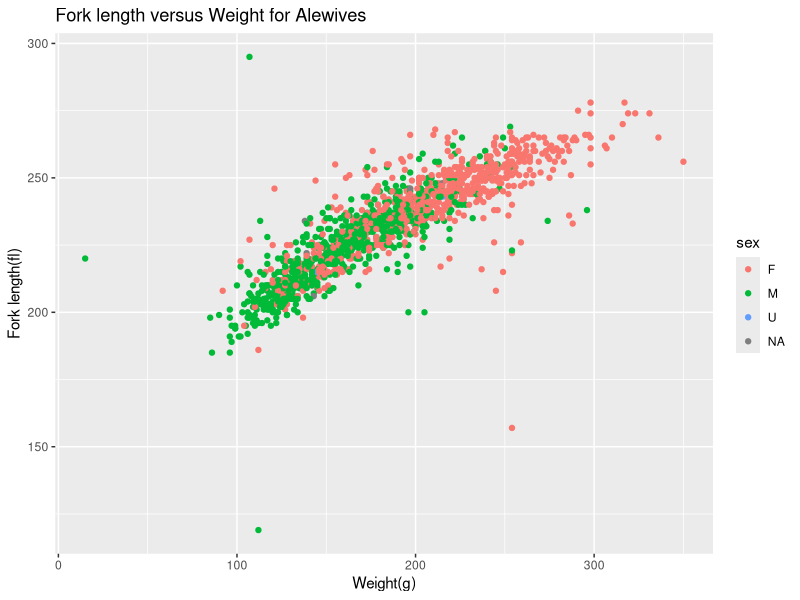
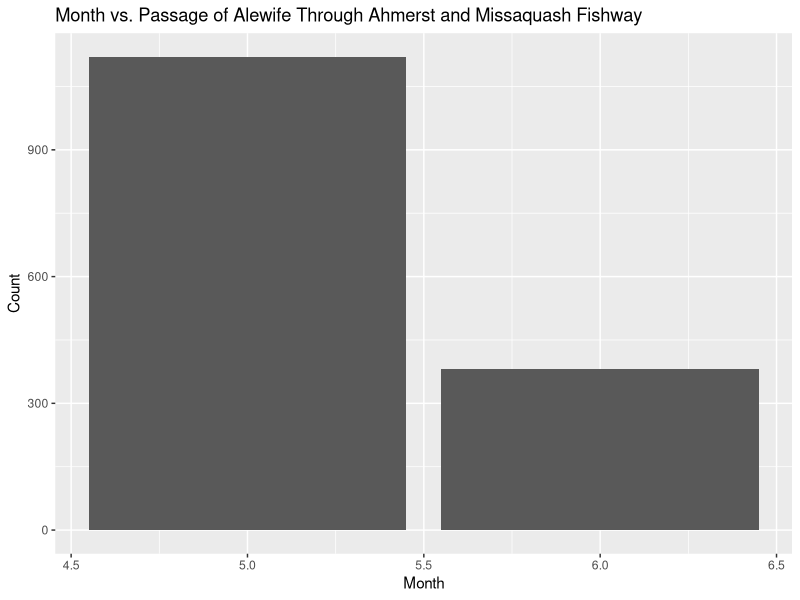
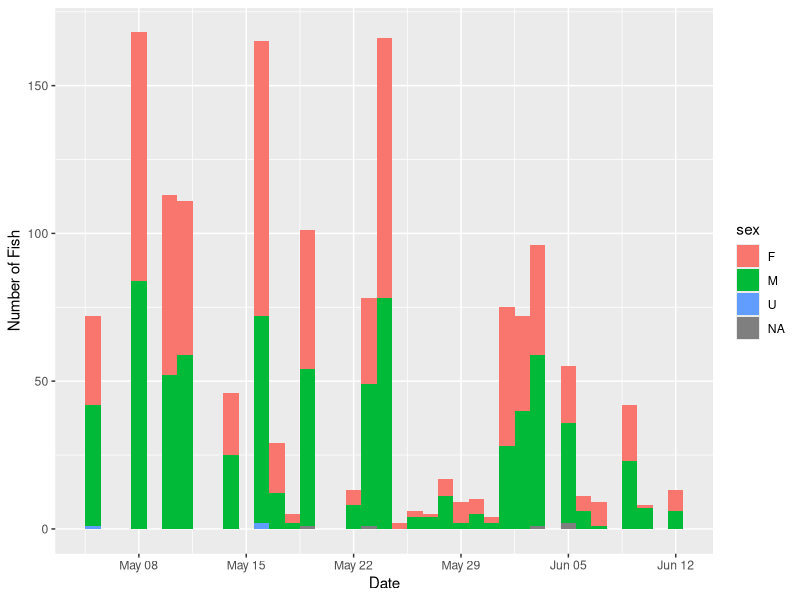
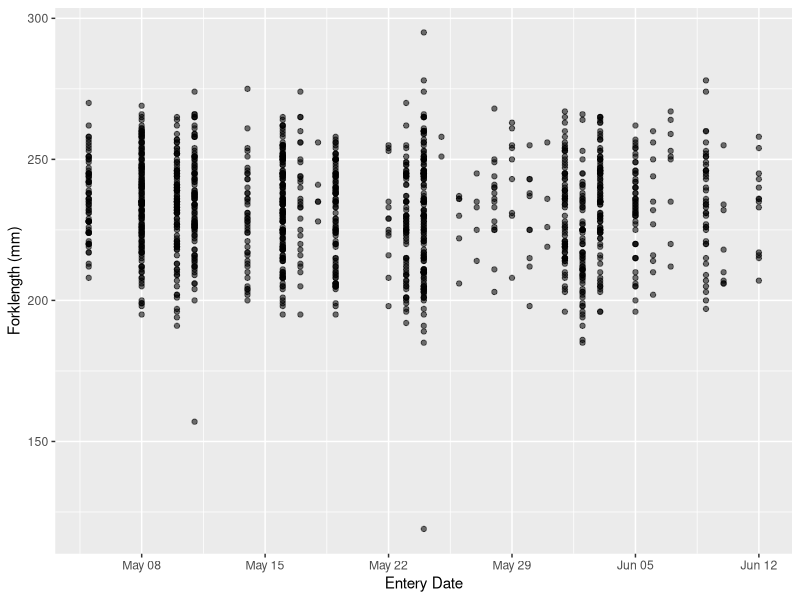
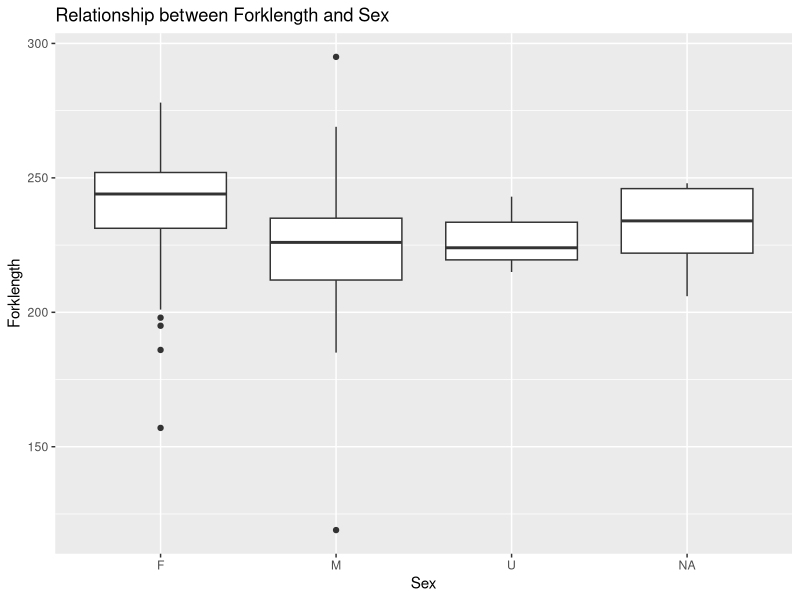
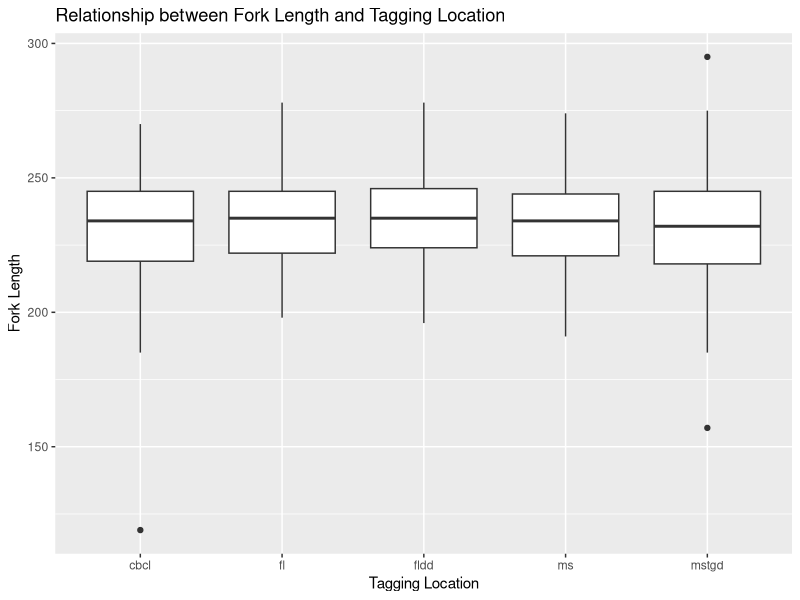
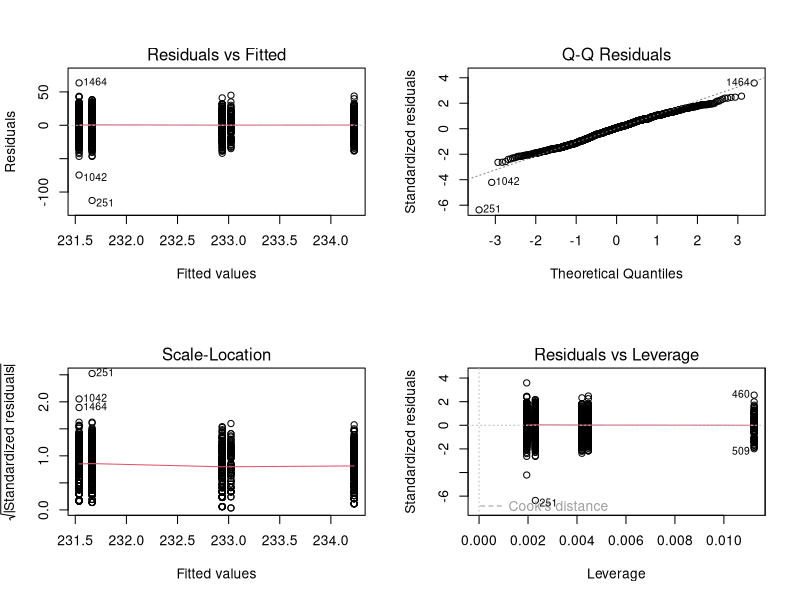
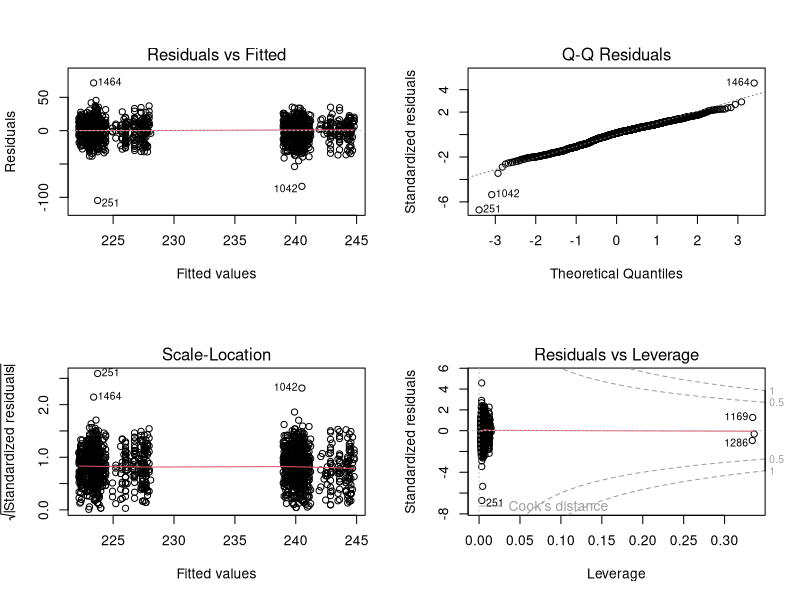

Source code (R) for these figures, in order:
## ---- chunk 1

## ---- chunk 2
knitr::opts_chunk$set(echo = TRUE)
## ---- chunk 3
library("tidyverse")

alewife17 <- read.csv("alewife13_17.csv", na = c("na", "NA"))
names(alewife17)

sapply(alewife17,class)



## ---- chunk 4

alewife17$pit <- as.character(alewife17$pit)
## ---- chunk 5
alewife17.df <- filter(alewife17, y==2017)
## ---- chunk 6

alewife17.df %>%
  count(sx)

## ---- chunk 7
aw.df <- mutate(alewife17.df, 
                sex = toupper(str_trim(sx)), 
                sex = ifelse(sex %in% c("-","?", "NA"), "U", sex))
# check
with(aw.df, table(sex, sx))
## ---- chunk 8
aw.df$sx <- NULL
## ---- chunk 9
library(tidyverse)
aw.df <- mutate(aw.df,w = ifelse(w %in% c("na"), "NA", w))
View(aw.df)
## ---- chunk 10
ggplot(data= aw.df,mapping= aes(x=w,y=fl,colour=sex),position="jitter")+
  geom_point()+
  ggtitle("Fork length versus Weight for Alewives")+
  xlab("Weight(g)")+
  ylab("Fork length(fl)")

## ---- chunk 11
library(lubridate)

aw.df %>%
  mutate(month=month(m,label=TRUE)) %>%
  ggplot(aes(x=m))+
  geom_bar()+
  ggtitle("Month vs. Passage of Alewife Through Ahmerst and Missaquash Fishway")+
  xlab("Month")+
  ylab("Count")
## ---- chunk 12

aw.df <- aw.df %>%
  mutate(enter = make_date(y, m, d))

ggplot(aw.df, aes(enter))+
  geom_histogram(aes(fill = sex), binwidth = 1)+
  xlab("Date")+
  ylab("Number of Fish")

## ---- chunk 13
aw.df <- aw.df %>%
  mutate(length = ntile(fl, 6))

View(aw.df)
## ---- chunk 14
ggplot(aw.df, aes(enter, fl, alpha = 1/10))+
  geom_point()+
  ylab("Forklength (mm)")+
  xlab("Entery Date")+
  theme(legend.position = 'none')
## ---- chunk 15
aw.df.2 <- mutate(aw.df,sex = ifelse(sex %in% c("NA"),"U", sex))
## ---- chunk 16



ggplot(data=aw.df.2,mapping=aes(x=sex,y=fl))+
  geom_boxplot()+
  ggtitle("Relationship between Forklength and Sex")+
  xlab("Sex")+
  ylab("Forklength")


## ---- chunk 17
ggplot(data = aw.df) +
  geom_boxplot(mapping = aes(x = site, y = fl)) +
  ggtitle("Relationship between Fork Length and Tagging Location") + 
  ylab("Fork Length") +
  xlab("Tagging Location")
## ---- chunk 18
newmodel.df <- select(aw.df, fl, sex)
female.df <- filter(newmodel.df, sex == "F")
male.df <- filter(newmodel.df, sex == "M")
female.df$sex = NULL
male.df$sex = NULL
colnames(female.df)[1] = "female.fl"
colnames(male.df)[1] = "male.fl"
## ---- chunk 19
female.df <- rbind(female.df, "731" = c(NA, NA))
female.df <- rbind(female.df, "731" = c(NA, NA))
female.df <- rbind(female.df, "731" = c(NA, NA))
female.df <- rbind(female.df, "731" = c(NA, NA))
female.df <- rbind(female.df, "731" = c(NA, NA))
female.df <- rbind(female.df, "731" = c(NA, NA))
female.df <- rbind(female.df, "731" = c(NA, NA))
female.df <- rbind(female.df, "731" = c(NA, NA))
female.df <- rbind(female.df, "731" = c(NA, NA))
female.df <- rbind(female.df, "731" = c(NA, NA))
female.df <- rbind(female.df, "731" = c(NA, NA))
female.df <- rbind(female.df, "731" = c(NA, NA))
female.df <- rbind(female.df, "731" = c(NA, NA))
female.df <- rbind(female.df, "731" = c(NA, NA))
female.df <- rbind(female.df, "731" = c(NA, NA))
female.df <- rbind(female.df, "731" = c(NA, NA))
female.df <- rbind(female.df, "731" = c(NA, NA))
female.df <- rbind(female.df, "731" = c(NA, NA))
female.df <- rbind(female.df, "731" = c(NA, NA))
female.df <- rbind(female.df, "731" = c(NA, NA))
female.df <- rbind(female.df, "731" = c(NA, NA))
female.df <- rbind(female.df, "731" = c(NA, NA))
female.df <- rbind(female.df, "731" = c(NA, NA))
female.df <- rbind(female.df, "731" = c(NA, NA))
female.df <- rbind(female.df, "731" = c(NA, NA))
female.df <- rbind(female.df, "731" = c(NA, NA))
female.df <- rbind(female.df, "731" = c(NA, NA))
female.df <- rbind(female.df, "731" = c(NA, NA))
female.df <- rbind(female.df, "731" = c(NA, NA))
female.df <- rbind(female.df, "731" = c(NA, NA))
female.df <- rbind(female.df, "731" = c(NA, NA))
female.df <- rbind(female.df, "731" = c(NA, NA))
female.df <- rbind(female.df, "731" = c(NA, NA))
## ---- chunk 20
male.df$female.fl <- female.df$female.fl
female.fl <- male.df$female.fl
male.fl <- male.df$male.fl
## ---- chunk 21
t.test(female.fl, male.fl)
## ---- chunk 22
aw.sites <- select(aw.df, fl, site)
## ---- chunk 23
aov(fl ~ site, aw.sites)
## ---- chunk 24
mod.site <- lm(fl ~ site, aw.sites)
## ---- chunk 25
anova(mod.site)
## ---- chunk 26
summary(mod.site)
## ---- chunk 27
par(mfrow = c(2, 2))
plot(mod.site)
## ---- chunk 28
mod.site2 <- lm(fl ~ site + sex + h, aw.df)
## ---- chunk 29
anova(mod.site2)
## ---- chunk 30
par(mfrow = c(2, 2))
plot(mod.site2)
## ---- chunk 31
ggplot(data=aw.df,aes(h))+
  geom_histogram()


## ---- chunk 32
data.frame(table(aw.df$h))
## ---- chunk 33
aw.df.2 <- aw.df %>% group_by(h) %>%tally()
## ---- chunk 34

p1 <- glm(n~h,family="poisson",data=aw.df.2)
summary(p1)
## ---- chunk 35
par(mfrow=c(2,2))
plot(p1)
## ---- chunk 36
temp.df <- subset(aw.df, !is.na(w) & !is.na(fl))
## ---- chunk 37
aw.df2 <- select(temp.df, fl, w, sex)
subset(aw.df2, !is.na(w) & !is.na(fl))
aw.df2$w <- as.integer(aw.df2$w)
## ---- chunk 38
aw.dff <- filter(aw.df2, sex == "F")
aw.dfm <- filter(aw.df2, sex == "M")
## ---- chunk 39
ggplot(aw.dfm, aes(x = w, y = fl)) +
  geom_point()+
  geom_smooth(method = lm) +
  ggtitle("Male Fork Length vs. Weight")
## ---- chunk 40
lmm <- lm(fl ~ w, data = aw.dfm)
summary(lmm)
## ---- chunk 41
ggplot(aw.dff, aes(x = w, y = fl)) +
  geom_point() +
  geom_smooth(method = lm) +
  ggtitle("Female Fork Length vs. Weight")
## ---- chunk 42
lmf <- lm(fl ~ w, data = aw.dff)
summary(lmf)
## ---- chunk 43
aw.dfml <- aw.dfm %>%
  mutate(logfl = log(fl), logw = log(w))

ggplot(aw.dfml, aes(x = logw, y = logfl)) +
  geom_point() +
  geom_smooth(method = lm) +
  ggtitle("Male Log Fork length vs. Log Weight")
## ---- chunk 44
lmml <- lm(logfl ~ logw, data = aw.dfml)
summary(lmml)
## ---- chunk 45
aw.dffl <- aw.dff %>%
  mutate(logfl = log(fl), logw = log(w))

ggplot(aw.dffl, aes(x = logw, y = logfl)) +
  geom_point() +
  geom_smooth(method = lm) +
  ggtitle("Female Log Fork length vs. Log Weight")
## ---- chunk 46
lmfl <- lm(logfl ~ logw, data = aw.dffl)
summary(lmfl)
